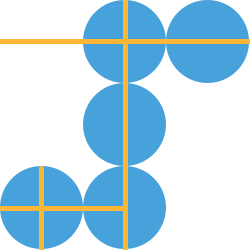
Frame 1 (no input)
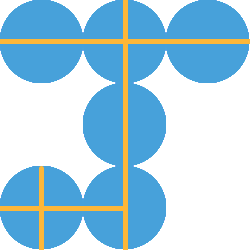
Frame 60 (the mouse pressed at the canvas centre just before this capture)
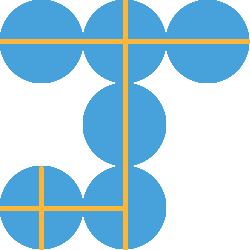
Frame 120 (the mouse held since frame 60 and released just before this capture)

The Processing sketch that drew these frames (run headless with seeded random() and noise(); from frame 60 on, the mouse is pressed at the canvas centre):

// Processing sketch: processing_52570
// ── processing_52570.pde

void setup(){
  size(250,250);
  frameRate(60);
  smooth();
  background(255);
}

void draw(){

  
  
  //blue circles
  
  
  noStroke();
ellipse(41.5,41.5,83,83);
fill(71,161,218);

  noStroke();
ellipse(124.5,41.5,83,83);
fill(71,161,218);

  noStroke();
ellipse(207.5,41.5,83,83);
fill(71,161,218);

  noStroke();
ellipse(124.5,124.5,83,83);
fill(71,161,218);

  noStroke();
ellipse(124.5,207.5,83,83);
fill(71,161,218);

  noStroke();
ellipse(41.5,207.5,83,83);
fill(71,161,218);





//orange lines


stroke(253,183,56);
strokeWeight(5);
line(0,41.5,250,41.5);

stroke(253,183,56);
strokeWeight(5);
line(125,0,125,250);

stroke(253,183,56);
strokeWeight(5);
line(125,208.3,0,208.3);

stroke(253,183,56);
strokeWeight(5);
line(41.7,250,41.7,168);


}
